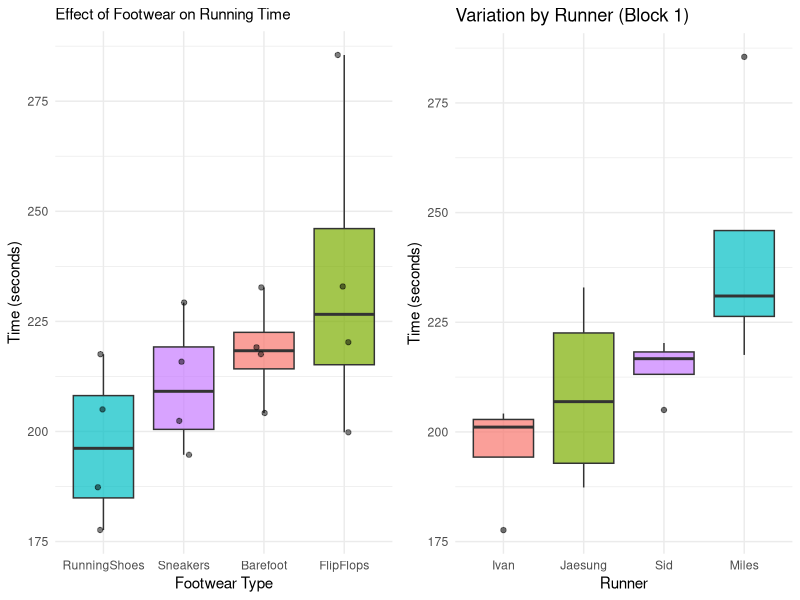
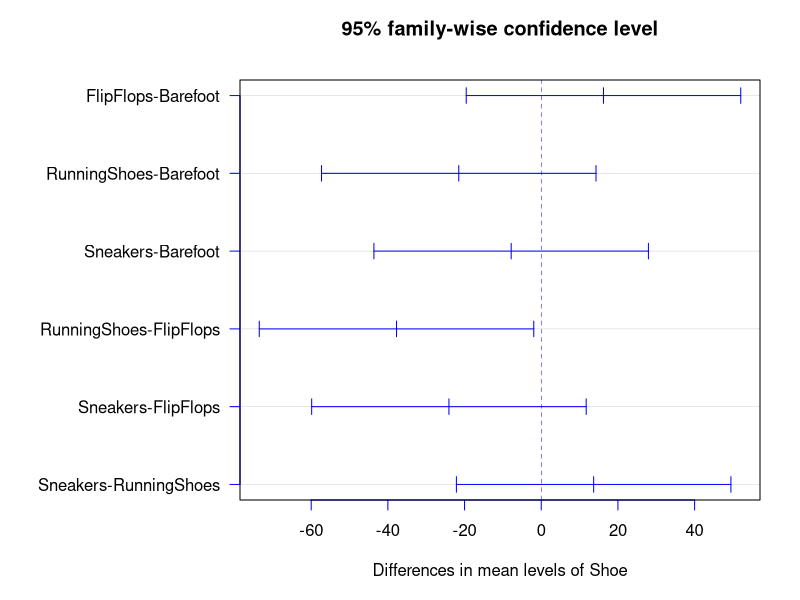
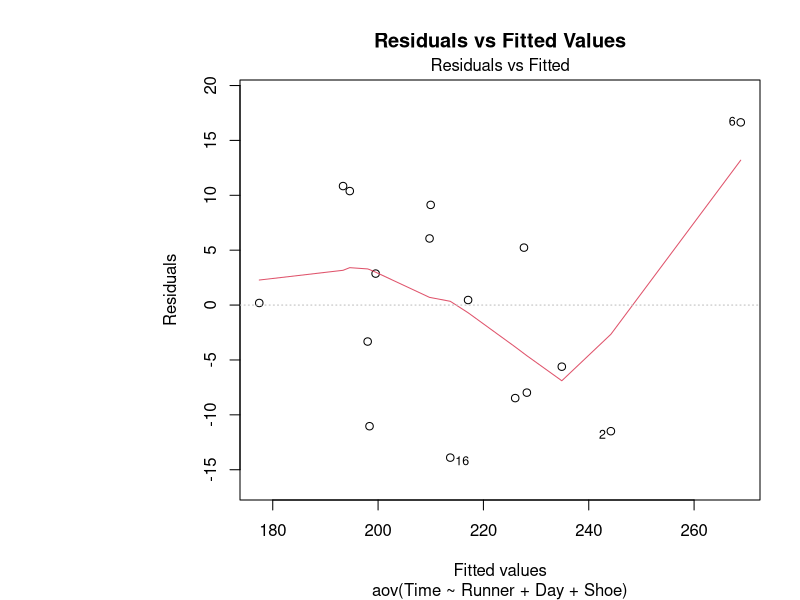
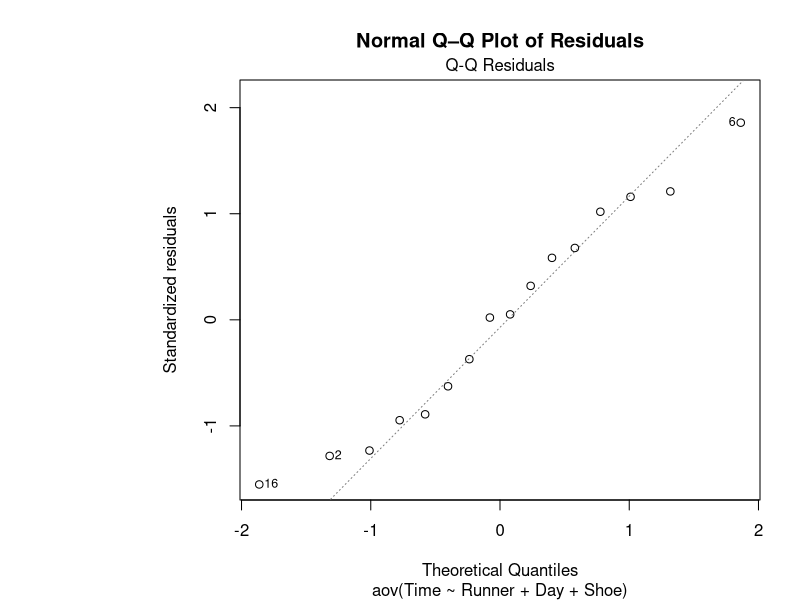

Recreate these plots in R, in order.
## ---- chunk 1
knitr::opts_chunk$set(message =  FALSE)
knitr::opts_chunk$set(warning =  FALSE)
knitr::opts_chunk$set(error =  FALSE)
library(dplyr)
library(knitr)
library(ggplot2)
library(gridExtra)
## ---- chunk 2
library(knitr)

days <- c("Day 1", "Day 2", "Day 3", "Day 4")
runners <- c("Sid", "Miles", "Jaesung", "Ivan")

# 4x4 Latin Square
latin_square <- matrix(
  c("A","B","C","D",
    "B","C","D","A",
    "C","D","A","B",
    "D","A","B","C"),
  nrow = 4,
  byrow = TRUE
)

# Column names
colnames(latin_square) <- runners

# Data frame
latin_df <- data.frame(
  Blocks = days,
  latin_square,
  check.names = FALSE
)

# Table
kable(latin_df, caption = "4×4 Latin Square Design")
## ---- chunk 3
library(knitr)

days <- c("Day 1", "Day 2", "Day 3", "Day 4")
runners <- c("Sid", "Miles", "Jaesung", "Ivan")

# 4x4 Latin Square
latin_square <- matrix(
  c("A = 215.84","B = 232.71","C = 232.93","D = 177.63",
    "B = 217.56","C = 285.50","D = 187.34","A = 202.40",
    "C = 220.27","D = 217.55","A = 194.70","B = 204.19",
    "D = 205.01","A = 229.27","B = 219.11","C = 199.81"),
  nrow = 4,
  byrow = TRUE
)

# Column names
colnames(latin_square) <- runners

# Data frame
latin_df2 <- data.frame(
  Blocks = days,
  latin_square,
  check.names = FALSE
)

# Table
kable(latin_df2, caption = "4×4 Latin Square Design with Times")
## ---- chunk 4
#Data Setup For Analysis
runner_ids <- factor(rep(c("Sid", "Miles", "Jaesung", "Ivan"), times = 4))
day_ids <- factor(rep(c("Day 1", "Day 2", "Day 3", "Day 4"), each = 4))

shoe_types <- factor(c(
  "Sneakers", "Barefoot", "FlipFlops", "RunningShoes",
  "Barefoot", "FlipFlops", "RunningShoes", "Sneakers",
  "FlipFlops", "RunningShoes", "Sneakers", "Barefoot",
  "RunningShoes", "Sneakers", "Barefoot", "FlipFlops"))

times <- c(
  215.84, 232.71, 232.93, 177.63,
  217.56, 285.50, 187.34, 202.40,
  220.27, 217.55, 194.70, 204.19,
  205.01, 229.27, 219.11, 199.81)

analysis_df <- data.frame(Runner = runner_ids,
                          Day = day_ids,
                          Shoe = shoe_types,
                          Time = times)

head(analysis_df)

#Summary Statistics
stats_summary <- analysis_df %>%
  group_by(Shoe) %>%
  summarise(Mean = mean(Time),
            SD = sd(Time),
            Min = min(Time),
            Max = max(Time)) %>%
  arrange(Mean)
kable(stats_summary, caption = "Summary Statistics of Running Time by Footwear")

#Visualizations
#Shoe Effect
plot_shoe <- ggplot(analysis_df, aes(x = reorder(Shoe, Time), y = Time, fill = Shoe)) +
  geom_boxplot(alpha = 0.7) +
  geom_jitter(width = 0.1, alpha = 0.5) +
  labs(title = "Effect of Footwear on Running Time",
       x = "Footwear Type",
       y = "Time (seconds)") +
  theme_minimal() +
  theme(legend.position = "none", plot.title = element_text(size = 11))

#Runner Effect (Blocks)
plot_runner <- ggplot(analysis_df, aes(x= reorder(Runner, Time), y= Time, fill = Runner)) +
  geom_boxplot(alpha = 0.7) +
  labs(title = "Variation by Runner (Block 1)",
       x = "Runner",
       y = "Time (seconds)") +
  theme_minimal() + 
  theme(legend.position = "none")

grid.arrange(plot_shoe, plot_runner, ncol = 2)
## ---- chunk 5
#ANOVA Testing
ls_model <- aov(Time ~ Runner + Day + Shoe, data = analysis_df)
options(knitr.kable.NA = '')
kable(anova(ls_model),
      caption = "ANOVA Table for Latin Square Design",
      digits = 4)
## ---- chunk 6
#IDK IF WERE DOING POST HOC BUT CHECKING SHOE DIFFERENCE ANYWAYS
#Post-Hoc Analysis (Which specific pairs differ)
tukey_results <- TukeyHSD(ls_model, "Shoe", conf.level = 0.95)
tukey_shoes <- tukey_results$Shoe
kable(tukey_shoes,
      caption = "Tukey HSD Pairwise Comparisons for Footwear",
      digits = 4)
## ---- chunk 7
#Tukey Results Plot
par(mar = c(5, 12, 4, 2))
plot(tukey_results, las = 1, col = "blue")
## ---- chunk 8
#Assumption testing plots
plot(ls_model, which = 1,
main = "Residuals vs Fitted Values")
plot(ls_model, which = 2,
main = "Normal Q–Q Plot of Residuals")

#Assumption testing
shapiro_test <- shapiro.test(residuals(ls_model))
bartlett_test <- bartlett.test(Time ~ Shoe, data = analysis_df)

print(shapiro_test)
print(bartlett_test)
